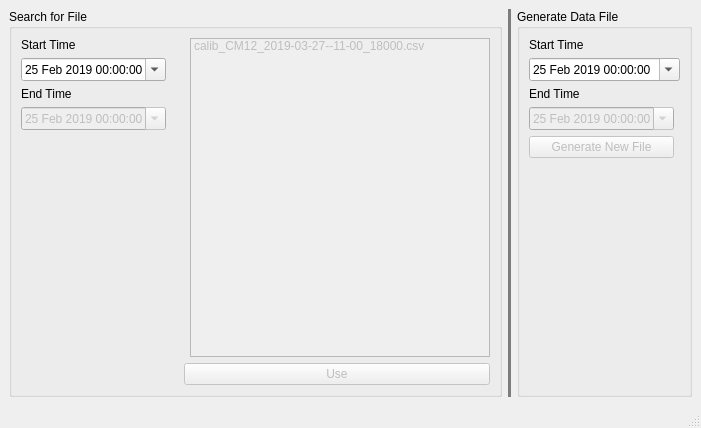
<?xml version="1.0" encoding="UTF-8"?>
<ui version="4.0">
 <class>MainWindow</class>
 <widget class="QMainWindow" name="MainWindow">
  <property name="geometry">
   <rect>
    <x>0</x>
    <y>0</y>
    <width>701</width>
    <height>428</height>
   </rect>
  </property>
  <property name="windowTitle">
   <string>MainWindow</string>
  </property>
  <widget class="QWidget" name="centralwidget">
   <layout class="QGridLayout" name="gridLayout">
    <item row="0" column="0">
     <widget class="QGroupBox" name="groupBox">
      <property name="title">
       <string>Search for File</string>
      </property>
      <layout class="QGridLayout" name="gridLayout_2">
       <item row="0" column="2" rowspan="7">
        <widget class="QListWidget" name="listWidget">
         <property name="enabled">
          <bool>false</bool>
         </property>
         <property name="minimumSize">
          <size>
           <width>300</width>
           <height>0</height>
          </size>
         </property>
         <item>
          <property name="text">
           <string>calib_CM12_2019-03-27--11-00_18000.csv</string>
          </property>
         </item>
        </widget>
       </item>
       <item row="9" column="1" colspan="2">
        <widget class="QPushButton" name="pushButton">
         <property name="enabled">
          <bool>false</bool>
         </property>
         <property name="text">
          <string>Use</string>
         </property>
        </widget>
       </item>
       <item row="1" column="0" colspan="2">
        <widget class="QDateTimeEdit" name="dateTimeEdit">
         <property name="sizePolicy">
          <sizepolicy hsizetype="Fixed" vsizetype="Fixed">
           <horstretch>0</horstretch>
           <verstretch>0</verstretch>
          </sizepolicy>
         </property>
         <property name="dateTime">
          <datetime>
           <hour>0</hour>
           <minute>0</minute>
           <second>0</second>
           <year>2019</year>
           <month>2</month>
           <day>25</day>
          </datetime>
         </property>
         <property name="minimumDate">
          <date>
           <year>2019</year>
           <month>2</month>
           <day>25</day>
          </date>
         </property>
         <property name="calendarPopup">
          <bool>true</bool>
         </property>
        </widget>
       </item>
       <item row="3" column="0" colspan="2">
        <widget class="QDateTimeEdit" name="dateTimeEdit_2">
         <property name="enabled">
          <bool>false</bool>
         </property>
         <property name="sizePolicy">
          <sizepolicy hsizetype="Fixed" vsizetype="Fixed">
           <horstretch>0</horstretch>
           <verstretch>0</verstretch>
          </sizepolicy>
         </property>
         <property name="minimumDate">
          <date>
           <year>2019</year>
           <month>2</month>
           <day>25</day>
          </date>
         </property>
         <property name="calendarPopup">
          <bool>true</bool>
         </property>
        </widget>
       </item>
       <item row="0" column="0">
        <widget class="QLabel" name="label">
         <property name="sizePolicy">
          <sizepolicy hsizetype="Preferred" vsizetype="Fixed">
           <horstretch>0</horstretch>
           <verstretch>0</verstretch>
          </sizepolicy>
         </property>
         <property name="text">
          <string>Start Time</string>
         </property>
        </widget>
       </item>
       <item row="2" column="0">
        <widget class="QLabel" name="label_2">
         <property name="sizePolicy">
          <sizepolicy hsizetype="Preferred" vsizetype="Fixed">
           <horstretch>0</horstretch>
           <verstretch>0</verstretch>
          </sizepolicy>
         </property>
         <property name="text">
          <string>End Time</string>
         </property>
        </widget>
       </item>
       <item row="4" column="0" rowspan="3">
        <spacer name="verticalSpacer_2">
         <property name="orientation">
          <enum>Qt::Vertical</enum>
         </property>
         <property name="sizeHint" stdset="0">
          <size>
           <width>20</width>
           <height>40</height>
          </size>
         </property>
        </spacer>
       </item>
       <item row="9" column="0">
        <spacer name="horizontalSpacer">
         <property name="orientation">
          <enum>Qt::Horizontal</enum>
         </property>
         <property name="sizeHint" stdset="0">
          <size>
           <width>40</width>
           <height>20</height>
          </size>
         </property>
        </spacer>
       </item>
      </layout>
     </widget>
    </item>
    <item row="0" column="1">
     <widget class="Line" name="line">
      <property name="sizePolicy">
       <sizepolicy hsizetype="Fixed" vsizetype="Minimum">
        <horstretch>0</horstretch>
        <verstretch>0</verstretch>
       </sizepolicy>
      </property>
      <property name="minimumSize">
       <size>
        <width>0</width>
        <height>0</height>
       </size>
      </property>
      <property name="palette">
       <palette>
        <active>
         <colorrole role="WindowText">
          <brush brushstyle="SolidPattern">
           <color alpha="255">
            <red>125</red>
            <green>125</green>
            <blue>125</blue>
           </color>
          </brush>
         </colorrole>
        </active>
        <inactive>
         <colorrole role="WindowText">
          <brush brushstyle="SolidPattern">
           <color alpha="255">
            <red>125</red>
            <green>125</green>
            <blue>125</blue>
           </color>
          </brush>
         </colorrole>
        </inactive>
        <disabled>
         <colorrole role="WindowText">
          <brush brushstyle="SolidPattern">
           <color alpha="255">
            <red>118</red>
            <green>118</green>
            <blue>117</blue>
           </color>
          </brush>
         </colorrole>
        </disabled>
       </palette>
      </property>
      <property name="frameShadow">
       <enum>QFrame::Plain</enum>
      </property>
      <property name="lineWidth">
       <number>10</number>
      </property>
      <property name="orientation">
       <enum>Qt::Vertical</enum>
      </property>
     </widget>
    </item>
    <item row="0" column="2">
     <widget class="QGroupBox" name="groupBox_2">
      <property name="title">
       <string>Generate Data File</string>
      </property>
      <layout class="QGridLayout" name="gridLayout_3">
       <item row="7" column="0">
        <widget class="QPushButton" name="pushButton_2">
         <property name="enabled">
          <bool>false</bool>
         </property>
         <property name="text">
          <string>Generate New File</string>
         </property>
        </widget>
       </item>
       <item row="1" column="0" colspan="2">
        <widget class="QDateTimeEdit" name="dateTimeEdit_3">
         <property name="minimumDate">
          <date>
           <year>2019</year>
           <month>2</month>
           <day>25</day>
          </date>
         </property>
         <property name="calendarPopup">
          <bool>true</bool>
         </property>
        </widget>
       </item>
       <item row="0" column="0">
        <widget class="QLabel" name="label_3">
         <property name="sizePolicy">
          <sizepolicy hsizetype="Preferred" vsizetype="Fixed">
           <horstretch>0</horstretch>
           <verstretch>0</verstretch>
          </sizepolicy>
         </property>
         <property name="text">
          <string>Start Time</string>
         </property>
        </widget>
       </item>
       <item row="3" column="0">
        <widget class="QDateTimeEdit" name="dateTimeEdit_4">
         <property name="enabled">
          <bool>false</bool>
         </property>
         <property name="minimumDate">
          <date>
           <year>2019</year>
           <month>2</month>
           <day>25</day>
          </date>
         </property>
         <property name="calendarPopup">
          <bool>true</bool>
         </property>
        </widget>
       </item>
       <item row="2" column="0">
        <widget class="QLabel" name="label_4">
         <property name="sizePolicy">
          <sizepolicy hsizetype="Preferred" vsizetype="Fixed">
           <horstretch>0</horstretch>
           <verstretch>0</verstretch>
          </sizepolicy>
         </property>
         <property name="text">
          <string>End Time</string>
         </property>
        </widget>
       </item>
       <item row="8" column="0">
        <spacer name="verticalSpacer">
         <property name="orientation">
          <enum>Qt::Vertical</enum>
         </property>
         <property name="sizeHint" stdset="0">
          <size>
           <width>20</width>
           <height>40</height>
          </size>
         </property>
        </spacer>
       </item>
      </layout>
     </widget>
    </item>
   </layout>
  </widget>
  <widget class="QMenuBar" name="menubar">
   <property name="geometry">
    <rect>
     <x>0</x>
     <y>0</y>
     <width>701</width>
     <height>25</height>
    </rect>
   </property>
  </widget>
  <widget class="QStatusBar" name="statusbar"/>
 </widget>
 <resources/>
 <connections/>
</ui>
